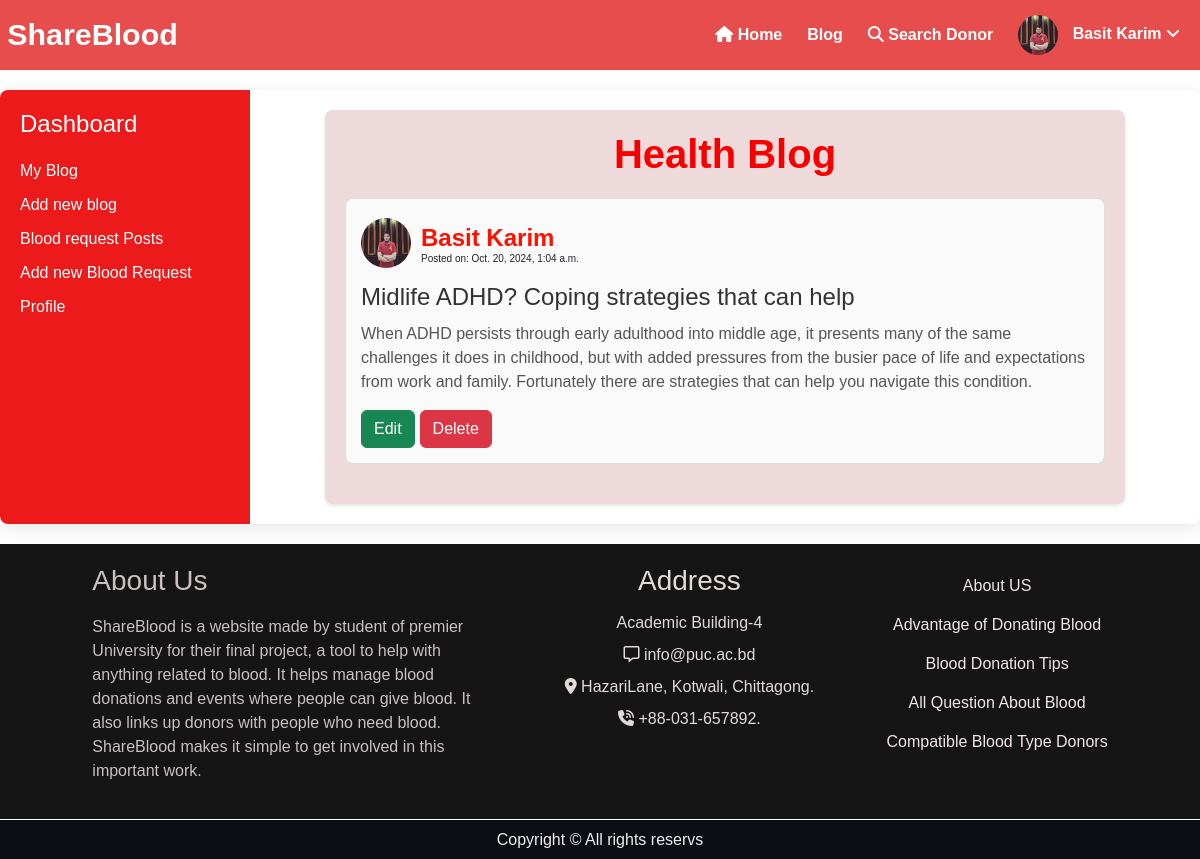
The app's page /dashboard (signed in) with its own data.
### bloodology/models.py (models this page shows, shortened)
class UserProfile(models.Model):
        user = models.OneToOneField(User, on_delete=models.CASCADE)
        name = models.CharField(max_length=150)
        blood_group = models.CharField(max_length=5)
        phone_number = models.CharField(max_length=15)
        address = models.CharField(max_length=250)
        profile_img = models.ImageField(upload_to='Images')
        otp = models.CharField(max_length=6, blank=True, null=True)  # Store OTP
        otp_expiration = models.DateTimeField(blank=True, null=True)  # Expiration time for OTP

class BlogPost(models.Model):
        user_profile = models.ForeignKey(UserProfile, on_delete=models.CASCADE)
        title = models.CharField(max_length=200)
        content = models.TextField()
        blogPostTime = models.DateTimeField(auto_now_add=True)

### bloodology/views.py (the view)
# urls.py: path('dashboard', views.dashboard, name='dashboard'),
def dashboard(request):
    posts = BlogPost.objects.filter(user_profile=request.user.userprofile).order_by('-blogPostTime')
    return render(request,'bloodology/dashboard.html',{'posts': posts})

### bloodology/templates/bloodology/dashboard.html (shortened to what this page needs)
{% extends 'bloodology/base.html' %}
{% load static %}
{% block content %}
<body>
    <div class="dashboard">
        <div class="sidebar">
            <h2>Dashboard</h2>
            <nav>
                <ul>
                    <li><a href="{% url 'dashboard' %}">My Blog</a></li>
                    <li><a href="{% url 'blogapostform' %}">Add new blog</a></li>
                    <li><a href="{% url 'dashbloodReq' %}">Blood request Posts</a></li>
                    <li><a href="{% url 'addRequest' %}">Add new Blood Request</a></li>
                    <li><a href="{% url 'profile' %}">Profile</a></li>
                </ul>
            </nav>
        </div>
        <div class="blogcontainer col-sm-11">
            <h1>Health Blog</h1>
            {% for post in posts %}
                <div class="blog-post">
                    <div class="bloguser-info">
                        <img src="{{ post.user_profile.profile_img.url }}" alt="User Name" class="blogprofile-pic">
                        <div class="bloguser-details">
                            <h4>{{ post.user_profile.name }}</h4>
                            <h6>Posted on: {{ post.blogPostTime }}</h6>
                        </div>
                    </div>
                    <h2 class="blog-title">{{ post.title }}</h2>
                    <p class="blog-description">
                        {{ post.content }}
                    </p>
                    <div class="d-flex justify-content-start bt">
                        <button class="btn btn-success editb"><a href="{% url 'updateBlogPost' post.id %}">Edit</a></button>
                        <form action="{% url 'deleteBlogPost' post.id %}" method="POST"> {% csrf_token %}
                            <button type="submit" class='btn btn-danger'>Delete</button>
                        </form>
                    </div>
                </div>
            {% empty %}
                <p>There are no blog posts available.</p>
            {% endfor %}
        </div>
    </div>
</body>
{% endblock content %}

### bloodology/templates/bloodology/base.html (shortened to what this page needs)
<!DOCTYPE html>
{% load static %}
<html lang="en">
<head>
    <link rel="stylesheet" href="{% static 'bloodology/css/style.css' %}">
    <link rel="stylesheet" href="{% static 'bloodology/css/bootstrap.css' %}">
</head>
<body>
    <div class="navigation">
        <div class="nav-left">
            <div class="nav-logo">
                <a href="{% url 'home' %}">ShareBlood</a>
            </div>
        </div>
        <div class="nav-right" id="nav-right">
            <a href="{% url 'home' %}"><i class="fa-solid fa-house"></i> Home</a>
            <a href="{% url 'blogapost' %}">Blog</a>
            <a href="{% url 'All_Donors' %}"><i class="fa-solid fa-search"></i> Search Donor</a>
            {% if request.user.is_authenticated %}
            <div class="user-dropdown">
                <a href="#" class="user-profile" onclick="toggleDropdown(event)">
                    {% if request.user.userprofile %}
                    <img src="{{ request.user.userprofile.profile_img.url }}" alt="Profile Image" class="dprofile-img">
                    {{ request.user.userprofile.name }} <i class='fas fa-angle-down'></i>
                    {% else %}
                    <img src="{% static 'bloodology/image/image.png' %}" alt="Admin" class="dprofile-img">
                    Admin Profile <i class='fas fa-angle-down'></i>
                    {% endif %}
                </a>
            </div>
            {% else %}
            <a href="{% url 'signUp' %}"><i class="fa-solid fa-user-plus"></i> SignUp</a>
            <a href="{% url 'login' %}"><i class="fas fa-sign-in"></i> Login</a>
            {% endif %}
        </div>
    </div>
    {% block content %}
    {% endblock content %}
    <div class="footer">
        <div class="footer-2">
            <div >
                <div class="about">
                    <h3>About Us</h3>
                    <p>ShareBlood is a website made by student of premier University for their final project, a tool to help with anything related to blood. It helps manage blood donations and events where people can give blood. It also links up donors with people who need blood. ShareBlood makes it simple to get involved in this important work.</p>
                </div>
            </div>
            <div class="address">
                <h3>Address</h3>
                <p>Academic Building-4</p>
                <p><i class="fa-regular fa-message"></i> info@puc.ac.bd</p>
                <p><i class="fa-solid fa-location-dot"></i> HazariLane, Kotwali, Chittagong.</p>
                <p><i class="fa-solid fa-phone-volume"></i> +88-031-657892.</p>
            </div>
            <div class="msg">
                <div class="advantage">
                    <h4><a href="{% url 'About' %}">About US</a></h4>
                    <h4><a href="{% url 'advantage' %}">Advantage of Donating Blood</a></h4>
                    <h4><a href="{% url 'Blood_Donation_Tips' %}">Blood Donation Tips</a></h4>
                    <h4><a href="{% url 'AboutBdonation' %}">All Question About Blood</a></h4>
                    <h4><a href="{% url 'Compatible' %}">Compatible Blood Type Donors</a></h4>
                </div>
            </div>
        </div>
        <div class="copyright">
            Copyright © All rights reservs
        </div>
    </div>
</body>
</html>

### static/bloodology/css/style.css (style rules this page uses)
* { margin: 0; border: border-box; font-family: sans-serif; }
.navigation { height: 70px; background-color: rgb(231, 77, 77); display: flex; justify-content: space-between; align-items: center; padding: 0 20px; position: relative; }
.nav-left, .nav-right { display: flex; align-items: center; }
.nav-logo { height: 65px; width: 120px; margin-right: 20px; display: flex; align-items: center; justify-content: center; padding-left: 10px; }
.nav-logo a { font-size: 1.9rem; font-weight: 50px; color: white; }
.navigation a { text-decoration: none; color: rgb(255, 255, 255); font-weight: 550; margin-left: 15px; }
.nav-right a { margin-left: 25px; }
.dprofile-img { width: 40px; height: 40px; border-radius: 50%; object-fit: cover; margin-right: 10px; vertical-align: middle; }
.user-dropdown { position: relative; }
.nav-right { display: flex; }
.advantage h4 a { text-decoration: none; color: rgb(241, 230, 230); line-height: 25px; font-size: medium; }
.about { width: 400px; }
.footer-2 { padding: 20px; display: flex; justify-content: space-evenly; align-items: flex-start; flex-wrap: wrap; background-color: rgb(22, 21, 21); color: rgb(202, 192, 192); }
.footer-2 h3 { padding-bottom: 10px; }
.address { text-align: center; line-height: 15px; color: rgb(226, 217, 217); }
.advantage { display: flex; flex-direction: column; align-items: center; }
.advantage h4 { margin: 5px 0; }
.copyright { display: flex; align-items: center; justify-content: center; border-top: 1px solid white; background-color: rgb(13, 13, 20); height: 40px; color: rgb(238, 238, 238); }
.blogcontainer { max-width: 800px; margin: 20px auto; padding: 20px; background-color: #eedada; border-radius: 8px; box-shadow: 0 2px 4px rgba(0, 0, 0, 0.1); }
.blogcontainer h1 { text-align: center; color: #f80000; font-weight: bold; }
.blog-post { margin: 20px 0; padding: 15px; border: 1px solid #e0e0e0; border-radius: 8px; background-color: #fafafa; }
.bloguser-info { display: flex; align-items: center; margin-bottom: 10px; }
.blogprofile-pic { width: 40px; height: 40px; border-radius: 50%; margin-right: 15px; }
.bloguser-details { line-height: 0.01cm; margin-top: 10px; }
.bloguser-details h4 { margin-bottom: -8px; color: #ff1100; font-weight: bold; }
.bloguser-details h6 { margin-top: 8px; font-size: 10px; }
.blog-title { color: #333; font-size: 1.5em; margin: 10px 0; }
.blog-description { color: #555; font-size: 1em; }
.dashboard { display: flex; max-width: 1200px; margin: 20px auto; background: #fff; border-radius: 8px; box-shadow: 0 4px 20px rgba(0, 0, 0, 0.1); }
.sidebar { background-color: #ec1a1a; color: white; padding: 20px; width: 250px; border-top-left-radius: 8px; border-bottom-left-radius: 8px; }
.sidebar h2 { font-size: 1.5rem; margin-bottom: 20px; }
.sidebar nav ul { list-style: none; padding: 0; }
.sidebar nav ul li { margin: 10px 0; }
.sidebar nav ul li a { color: white; text-decoration: none; font-weight: 500; }
.blogcontainer { flex-grow: 1; padding: 20px; }
.blog-post { margin-bottom: 20px; border: 1px solid #ddd; border-radius: 8px; padding: 15px; }
.bloguser-info { display: flex; align-items: center; }
.blogprofile-pic { width: 50px; height: 50px; border-radius: 50%; margin-right: 10px; }
.btn { margin-right: 10px; }

### bloodology/templates/bloodology/dashboard.html (style rules this page uses)
.editb { margin-right:5px; }
.editb a { text-decoration:none; color:white; }

### records on screen
BlogPost: user_profile.profile_img (picture), user_profile.name "Basit Karim", blogPostTime "Oct. 20, 2024, 1:04 a.m.", title "Midlife ADHD? Coping strategies that can help", content "When ADHD persists through early adulthood into middle age, it presents many of the same challenges it does in childhood, but with added pressures from the busier pace of life and expectations from work and family. Fortunately there are strategies that can help you navigate this condition."

### other values on screen
{{ request.user.userprofile.name }} "Basit Karim"
